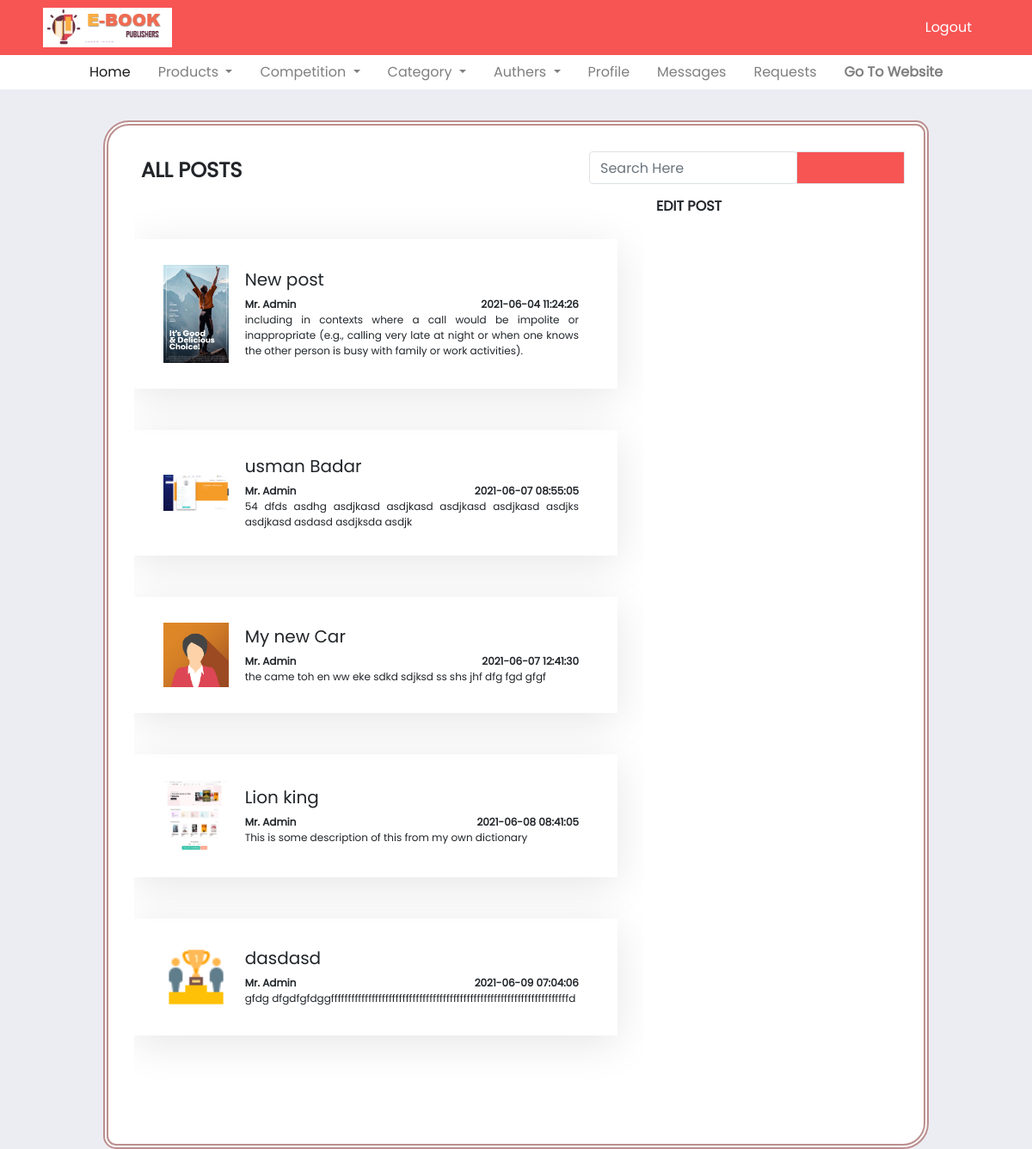
/admin/view_product.php (signed in), run on the app's committed database.
### tables this page shows
CREATE TABLE `posts` (
  `post_id` int(11) NOT NULL,
  `post_title` varchar(255) NOT NULL,
  `post_desc` varchar(255) NOT NULL,
  `post_image` varchar(255) NOT NULL,
  `post_auther` varchar(11) NOT NULL,
  `post_date` varchar(255) NOT NULL,
  `post_type` varchar(11) NOT NULL,
  `post_section` varchar(11) NOT NULL,
  `category` varchar(11) NOT NULL,
  `post_price` varchar(255) NOT NULL,
  `post_file` varchar(255) DEFAULT NULL
);

CREATE TABLE `users` (
  `user_id` int(11) NOT NULL,
  `user_first_name` varchar(255) NOT NULL,
  `user_last_name` varchar(255) NOT NULL,
  `user_name` varchar(255) NOT NULL,
  `user_password` varchar(255) NOT NULL,
  `user_role` varchar(255) NOT NULL
);

### admin/view_product.php (the view, shortened to what this page needs)
<!DOCTYPE html>
<html lang="en">
<head>
    <link rel="stylesheet" type="text/css" href="../css/admin.css" />
    <link rel="stylesheet" type="text/css" href="../css/fonts.css" />
    <?php
    include '../components/links.php';
    include '../db/connection.php';
    ?>
</head>
<?php
$query = "SELECT posts.*, users.user_first_name, users.user_last_name from posts LEFT OUTER JOIN users ON posts.post_auther = users.user_id WHERE users.user_name = '" . $_SESSION['LoginID'] . "'";
$res = mysqli_query($connection, $query);
?>
<body class="admin">
    <?php include '_topbar.php' ?>
    <?php include '_navbar.php' ?>
    <div class="main-content">
        <div class="product-content">
            <div class="row w-100 ml-2 justify-content-between">
                <h4 class="py-2 align-middle"> <strong>ALL POSTS</strong> </h4>
                <form action="" method="POST">
                    <div class="col-12 btn-group mb-lg-3 mb-md-3 mb-sm-0 px-0">
                        <input type="search" name="search" class="form-control border" placeholder="Search Here" required />
                        <button class="btn rounded-0 border" name="startSearch"><i class="las la-search"></i></button>
                    </div>
                </form>
            </div>
            <div class="container-fluid">
                <div class="row">
                    <div class="col-lg-8 col-md-12 col-sm-12 post_section py-5">
                        <?php
                        while ($row = mysqli_fetch_array($res)) {
                        ?>
                            <div class="row post w-100 mb-5" style="font-size: 12px;" id="posts">
                                <div class="col-2 px-1 d-flex justify-content-center align-items-center">
                                    <img id="post_img" src="../images/posts/<?php echo $row['post_image'] ?>" width="100%" />
                                </div>
                                <div class="col-10 d-flex justify-content-start align-items-center">
                                    <div class="w-100">
                                        <h5 class="post_title" id="title"><?php echo $row['post_title'] ?></h5>
                                        <div class="row p-0 m-0 w-100">
                                            <div class="col-6 p-0">
                                                <p class="mb-0 font-weight-bold post_auther" id="auther">
                                                    <?php echo $row['user_first_name'] . " " . $row['user_last_name'] ?>
                                                </p>
                                            </div>
                                            <div class="col-6 p-0 text-right">
                                                <p class="mb-0 font-weight-bold post_date" id="date">
                                                    <?php echo $row['post_date'] ?>
                                                </p>
                                            </div>
                                        </div>
                                        <p class="mb-0 text-justify post_desc" id="desc" style="word-wrap: break-word;">
                                            <?php echo $row['post_desc'] ?>
                                        </p>
                                    </div>
                                </div>
                            </div>
                        <?php
                        }
                        ?>
                    </div>
                    <div class="col-lg-4 col-md-12 col-sm-12" style="font-size: 12px;">
                        <h6> <strong>EDIT POST</strong> </h6>
                    </div>
                </div>
            </div>
        </div>
    </div>
</body>
</html>

### components/links.php (shortened to what this page needs)
<link rel="stylesheet" href="https://maxcdn.bootstrapcdn.com/bootstrap/4.5.2/css/bootstrap.min.css" />
<link rel="stylesheet" href="https://maxst.icons8.com/vue-static/landings/line-awesome/line-awesome/1.3.0/css/line-awesome.min.css">

### admin/_topbar.php
<div class="topBar d-flex justify-content-between align-items-center" style="z-index: 999;">
    <div>
        <img src="../images/logo2.PNG" width="150" />
    </div>
    <div>
        <a href="/admin/logout.php">Logout</a>
    </div>
</div>

### admin/_navbar.php (shortened to what this page needs)
<nav class="navbar navbar-expand-lg navbar-light py-0 bg-white" style="z-index: 999;">
    <div class="collapse navbar-collapse" id="navbarNav">
        <ul class="navbar-nav mx-auto">
            <li class="nav-item active">
                <a class="nav-link d-block px-3" href="/admin/index.php">Home</a>
            </li>
            <li class="nav-item dropdown">
                <a class="nav-link dropdown-toggle d-block px-3" href="#" id="navbarDropdown" role="button" data-toggle="dropdown" aria-haspopup="true" aria-expanded="false">
                    Products
                </a>
            </li>
            <li class="nav-item dropdown">
                <a class="nav-link dropdown-toggle d-block px-3" href="#" id="navbarDropdown" role="button" data-toggle="dropdown" aria-haspopup="true" aria-expanded="false">
                    Competition
                </a>
            </li>
            <?php
            if (strlen($_SESSION['LoginRole']) !== 0 && $_SESSION['LoginRole'] === 'Admin') {
            ?>
                <li class="nav-item dropdown">
                    <a class="nav-link dropdown-toggle d-block px-3" href="#" id="navbarDropdown" role="button" data-toggle="dropdown" aria-haspopup="true" aria-expanded="false">
                        Category
                    </a>
                </li>
            <?php
            }
            ?>
            <?php
            if (strlen($_SESSION['LoginRole']) !== 0 && $_SESSION['LoginRole'] === 'Admin') {
            ?>
                <li class="nav-item dropdown">
                    <a class="nav-link dropdown-toggle d-block px-3" href="#" id="navbarDropdown" role="button" data-toggle="dropdown" aria-haspopup="true" aria-expanded="false">
                        Authers
                    </a>
                </li>
            <?php
            }
            ?>
            <li class="nav-item">
                <a class="nav-link d-block px-3" href="/admin/profile.php?id=<?php echo $_SESSION['ID'] ?>">Profile</a>
            </li>
            <?php
            if (strlen($_SESSION['LoginRole']) !== 0 && $_SESSION['LoginRole'] === 'Admin') {
            ?>
                <li class="nav-item">
                    <a class="nav-link d-block px-3" href="/admin/messages.php">Messages</a>
                </li>
            <?php
            }
            ?>
            <?php
            if (strlen($_SESSION['LoginRole']) !== 0 && $_SESSION['LoginRole'] === 'Admin') {
            ?>
                <li class="nav-item">
                    <a class="nav-link d-block px-3" href="/admin/requests.php">Requests</a>
                </li>
            <?php
            }
            ?>
            <li class="nav-item">
                <a class="nav-link d-block px-3" href="/index.php"><b>Go To Website</b></a>
            </li>
        </ul>
    </div>
</nav>

### css/admin.css (style rules this page uses)
.admin { font-family: Poppins; background-color: #ecedf3; }
.admin .btn { background: #F75454; border: #F75454 1.5px solid; color: #ffffff; border-radius: 30px; width: 50%; transition: .5s; }
.topBar { width: 100%; background-color: #F75454; padding: 0 50px; font-family: Poppins; }
.topBar a { color: #ffffff; transition: .5s; padding: 20px; display: block; }
.main-content { width: 100%; display: flex; justify-content: center; align-items: center; }
.product-content { margin-top:3% ; width: 80%; background-color: #ffffff; height: auto; padding: 30px; border: 6px double rosybrown; border-radius: 30px 15px 30px 15px !important; }
.product-content .form-control { border: 1px solid #ecedf3; }
.post_section { max-height: 500px; min-height: max-content; overflow: auto; }
.post { box-shadow: rgba(0, 0, 0, 0.1) 0px 10px 50px; padding: 30px; position: relative; }

### data on the page
posts: post_image (picture), post_title "New post", users.user_first_name "Mr.", users.user_last_name "Admin", post_date "2021-06-04 11:24:26", post_desc "including in contexts where a call would be impolite or inappropriate (e.g., calling very late at night or when one knows the other person is busy with family or work activities)."
posts: post_image (picture), post_title "usman Badar", users.user_first_name "Mr.", users.user_last_name "Admin", post_date "2021-06-07 08:55:05", post_desc "54 dfds asdhg asdjkasd asdjkasd asdjkasd asdjkasd asdjks asdjkasd asdasd asdjksda asdjk"
posts: post_image (picture), post_title "My new Car", users.user_first_name "Mr.", users.user_last_name "Admin", post_date "2021-06-07 12:41:30", post_desc "the came toh en ww eke sdkd sdjksd ss shs jhf dfg fgd gfgf"
posts: post_image (picture), post_title "Lion king", users.user_first_name "Mr.", users.user_last_name "Admin", post_date "2021-06-08 08:41:05", post_desc "This is some description of this from my own dictionary"
posts: post_image (picture), post_title "dasdasd", users.user_first_name "Mr.", users.user_last_name "Admin", post_date "2021-06-09 07:04:06", post_desc "gfdg dfgdfgfdggffffffffffffffffffffffffffffffffffffffffffffffffffffffffffffffffffffffd"
